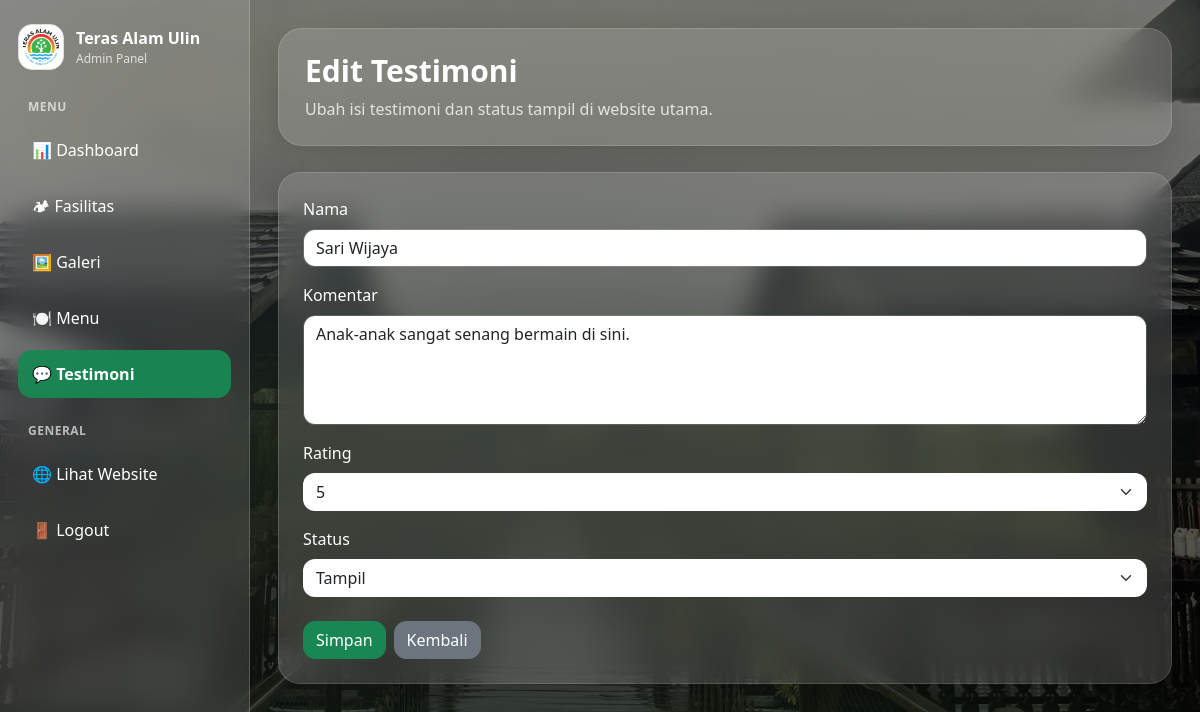
The page /admin/edit_testimoni.php?id=2 (signed in) on the database its author committed.
### tables this page shows
CREATE TABLE `testimoni` (
  `id` int NOT NULL,
  `nama` varchar(100) DEFAULT NULL,
  `komentar` text,
  `rating` int DEFAULT NULL,
  `status` enum('pending','tampil') NOT NULL DEFAULT 'pending'
);

### admin/edit_testimoni.php (the view, shortened to what this page needs)
<?php
require '../config/koneksi.php';
$id = (int) $_GET['id'];
$query = mysqli_query($conn, "SELECT * FROM testimoni WHERE id='$id'");
$row = mysqli_fetch_assoc($query);
?>
<!DOCTYPE html>
<html lang="id">
<head>
<link href="https://cdn.jsdelivr.net/npm/bootstrap@5.3.3/dist/css/bootstrap.min.css" rel="stylesheet">
</head>
<body>
<div class="admin-layout">
    <?php include 'sidebar.php'; ?>
    <div class="main-content">
        <div class="topbar">
            <h2>Edit Testimoni</h2>
            <p>Ubah isi testimoni dan status tampil di website utama.</p>
        </div>
        <div class="content-card">
            <form action="../aksi/aksi_edit_testimoni.php" method="POST">
                <div class="mb-3">
                    <label class="form-label">Nama</label>
                    <input type="text" name="nama" class="form-control" value="<?= htmlspecialchars($row['nama']); ?>" required>
                </div>
                <div class="mb-3">
                    <label class="form-label">Komentar</label>
                    <textarea name="komentar" class="form-control" rows="4" required><?= htmlspecialchars($row['komentar']); ?></textarea>
                </div>
                <div class="mb-3">
                    <label class="form-label">Rating</label>
                    <select name="rating" class="form-select" required>
                        <option value="5" <?= $row['rating'] == 5 ? 'selected' : ''; ?>>5</option>
                    </select>
                </div>
                <div class="mb-4">
                    <label class="form-label">Status</label>
                    <select name="status" class="form-select" required>
                        <option value="tampil" <?= $row['status'] == 'tampil' ? 'selected' : ''; ?>>Tampil</option>
                    </select>
                </div>
                <div class="d-flex gap-2">
                    <button type="submit" name="update" class="btn btn-success">Simpan</button>
                    <a href="testimoni.php" class="btn btn-secondary">Kembali</a>
                </div>
            </form>
        </div>
    </div>
</div>
</body>
</html>

### admin/layout_style.php (style rules this page uses)
body { margin: 0; min-height: 100vh; font-family: 'Segoe UI', sans-serif; background: none; position: relative; }
body::before { content: ""; position: fixed; inset: 0; background: linear-gradient(rgba(0,0,0,0.45), rgba(0,0,0,0.65)), url('../assets/img/hero.jpg') no-repeat center center; background-size: cover; z-index: -999; }
.admin-layout { display: flex; min-height: 100vh; position: relative; z-index: 1; }
.main-content { flex: 1; padding: 28px; position: relative; z-index: 1; }
.topbar { background: rgba(255,255,255,0.14); backdrop-filter: blur(14px); -webkit-backdrop-filter: blur(14px); border: 1px solid rgba(255,255,255,0.14); border-radius: 24px; padding: 24px 26px; box-shadow: 0 10px 30px rgba(0,0,0,0.12); margin-bottom: 26px; color: white; position: relative; z-index: 1; }
.topbar h2 { margin: 0; font-weight: 700; font-size: 30px; }
.topbar p { margin: 8px 0 0; color: rgba(255,255,255,0.78); }
.content-card { background: rgba(255,255,255,0.14); backdrop-filter: blur(14px); -webkit-backdrop-filter: blur(14px); border: 1px solid rgba(255,255,255,0.14); border-radius: 22px; padding: 24px; box-shadow: 0 10px 24px rgba(0,0,0,0.12); color: white; margin-bottom: 24px; position: relative; z-index: 1; }
.main-content { margin-left: 250px; }
.form-control, .form-select { border-radius: 12px; border: 1px solid rgba(255,255,255,0.15); }
.btn { border-radius: 12px; }

### rows shown on the page
testimoni: nama "Sari Wijaya", komentar "Anak-anak sangat senang bermain di sini.", rating "5", status "Tampil"
